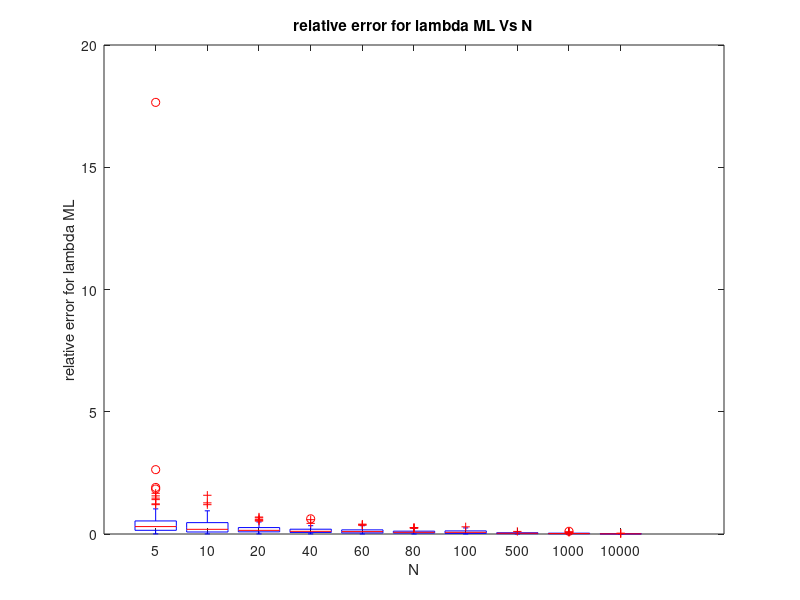
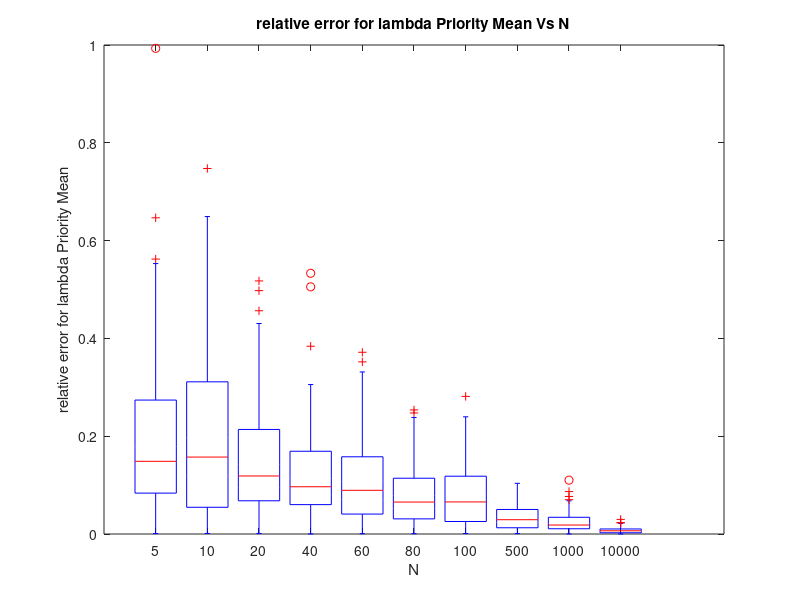

Recreate these plots in MATLAB, in order.
l=5.5;
m=1;
x1=zeros(100,10);
x2=zeros(100,10);

 
j=1;
for N=[5, 10, 20, 40, 60, 80, 100, 500, 1000 , 10000];
for i=1:100
    
    A=-log(rand(N,1))/5;
    
    a=N/sum(A);
    b=(N+l)/(m+sum(A));
    x=abs(a-5)/5;
    y=abs(b-5)/5;
    x1(i,j)=x;
    x2(i,j)=y;
end
j=j+1;
end
figure(4);
boxplot(x1);
title('relative error for lambda ML Vs N')
xlabel('N')
ylabel('relative error for lambda ML')

set(gca,'XTick', [1 2 3 4 5  6 7 8 9 10]);
set(gca,'XTickLabel', [5, 10, 20, 40, 60, 80, 100, 500, 1000 , 10000]);
figure(5);
boxplot(x2);
title('relative error for lambda Priority Mean Vs N')
xlabel('N')
ylabel('relative error for lambda Priority Mean')
set(gca,'XTick', [1 2 3 4 5  6 7 8 9 10]);
set(gca,'XTickLabel', [5, 10, 20, 40, 60, 80, 100, 500, 1000 , 10000]);